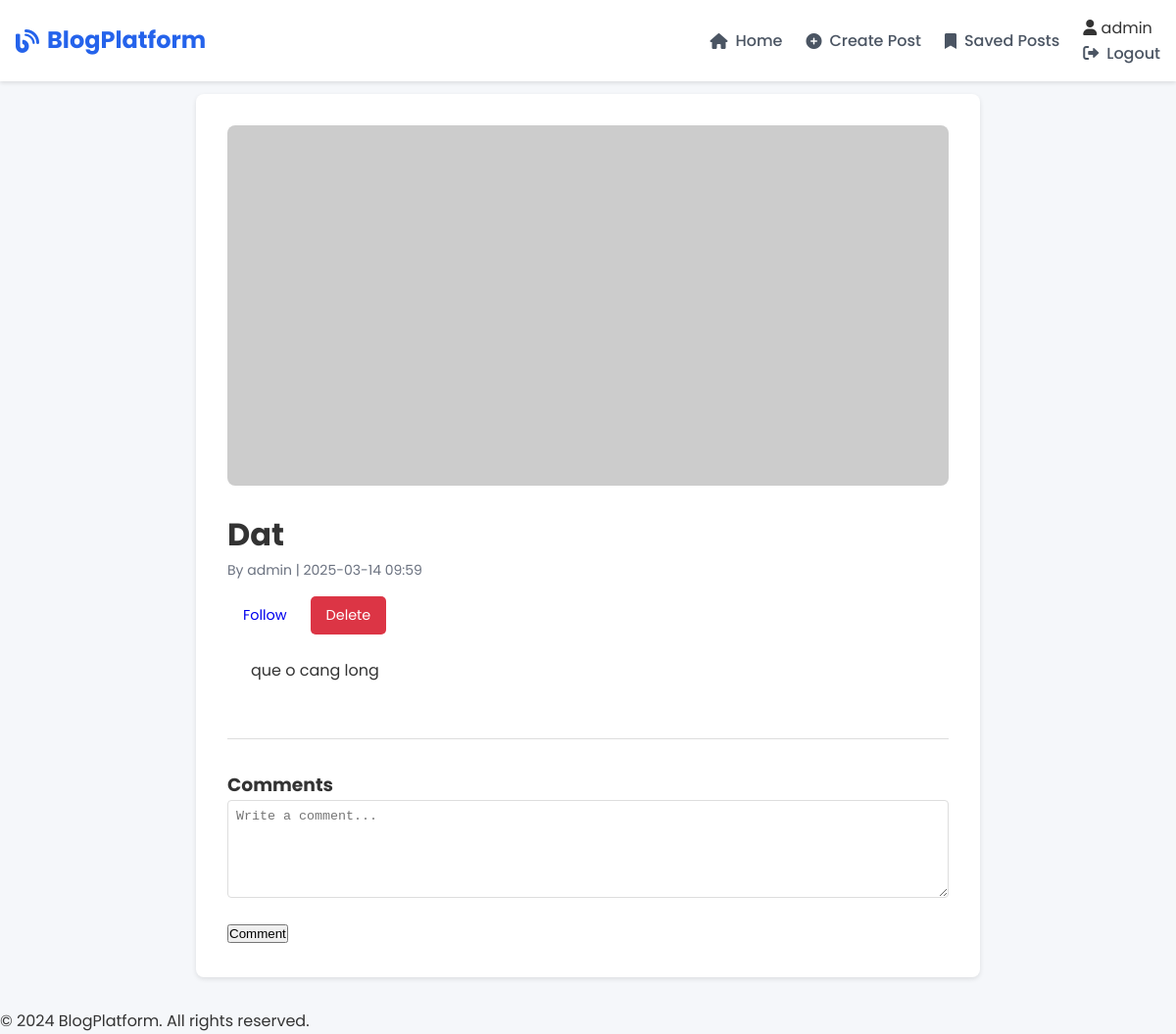
The page /post/4 (signed in) on the database as committed earlier.
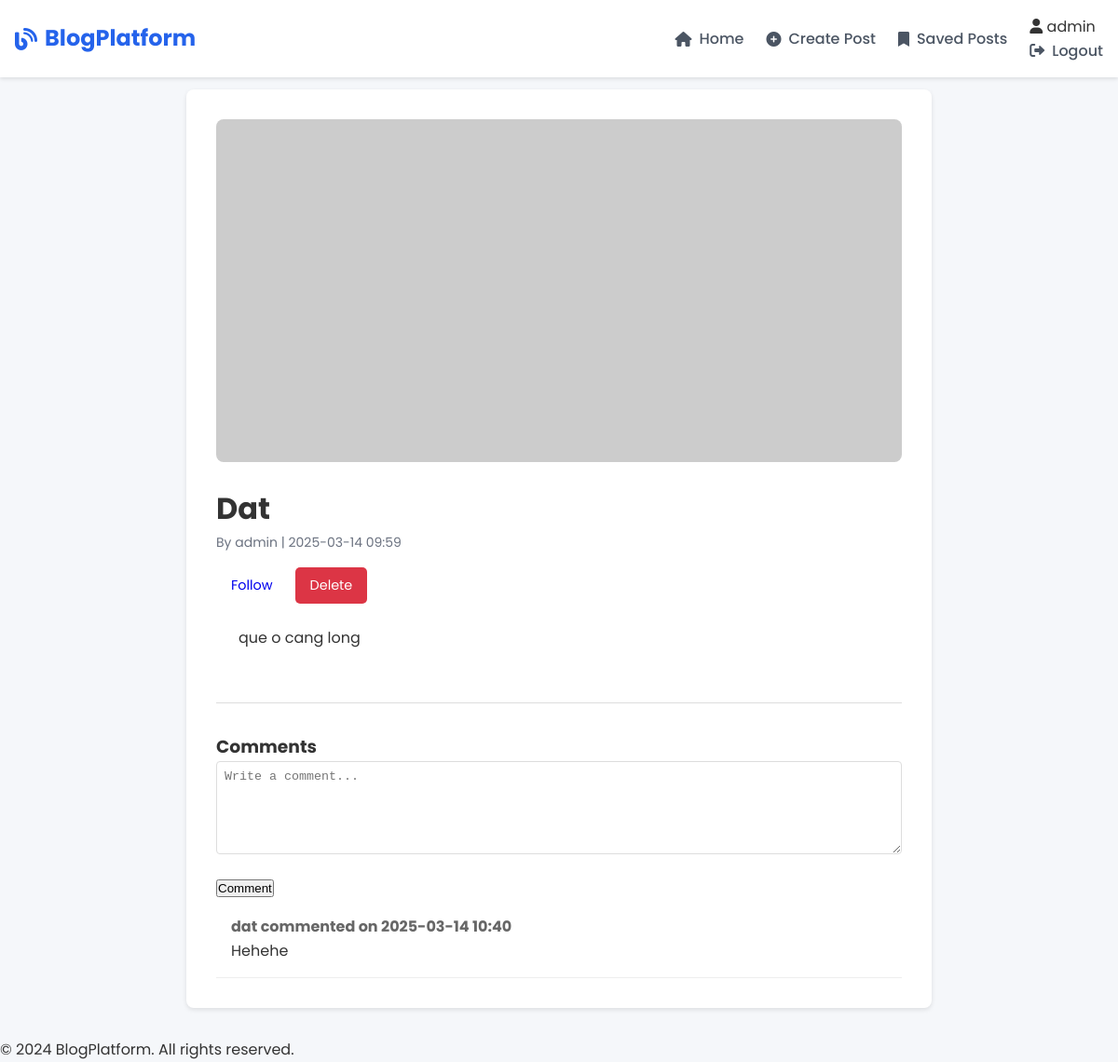
The same page on the database as committed later.
### tables this page shows
CREATE TABLE comments (
    id INTEGER PRIMARY KEY AUTOINCREMENT,
    content TEXT NOT NULL,
    created_at TIMESTAMP DEFAULT CURRENT_TIMESTAMP,
    post_id INTEGER NOT NULL,
    user_id INTEGER NOT NULL,
    FOREIGN KEY (post_id) REFERENCES posts (id),
    FOREIGN KEY (user_id) REFERENCES users (id)
);

CREATE TABLE users (
    id INTEGER PRIMARY KEY AUTOINCREMENT,
    username TEXT UNIQUE NOT NULL,
    password TEXT NOT NULL,
    is_actor INTEGER DEFAULT 0  -- 0: normal user, 1: actor
);

### app.py (the view)
@app.route('/post/<int:post_id>', methods=['GET', 'POST'])
@login_required
def post_detail(post_id):
    db = get_db()
    post = db.execute('''
        SELECT p.*, u.username,
        (SELECT COUNT(*) FROM follows WHERE post_id = p.id) as follow_count
        FROM posts p
        JOIN users u ON p.author_id = u.id
        WHERE p.id = ?
    ''', (post_id,)).fetchone()
    comments = db.execute('''
        SELECT c.*, u.username
        FROM comments c
        JOIN users u ON c.user_id = u.id
        WHERE c.post_id = ?
        ORDER BY c.created_at DESC
    ''', (post_id,)).fetchall()
    is_following = False
    if g.user:
        follow = db.execute('''
            SELECT * FROM follows
            WHERE user_id = ? AND post_id = ?
        ''', (g.user['id'], post_id)).fetchone()
        is_following = follow is not None
    if request.method == 'POST' and g.user:
        content = request.form['content']
        db.execute('INSERT INTO comments (content, post_id, user_id) VALUES (?, ?, ?)',
                  (content, post_id, g.user['id']))
        db.commit()
        return redirect(url_for('post_detail', post_id=post_id))
    return render_template('post_detail.html',
                         post=post,
                         comments=comments,
                         is_following=is_following)

### app.py (called while the page is built)
def login_required(f):
    @wraps(f)
    def decorated_function(*args, **kwargs):
        if g.user is None:
            flash('Vui lòng đăng nhập để tiếp tục', 'error')
            return redirect(url_for('login'))
        return f(*args, **kwargs)
    return decorated_function

def get_db():
    if 'db' not in g:
        g.db = sqlite3.connect(app.config['DATABASE'])
        g.db.row_factory = sqlite3.Row
    return g.db

@app.before_request
def load_logged_in_user():
    user_id = session.get('user_id')
    if user_id is None:
        g.user = None
    else:
        g.user = get_db().execute(
            'SELECT * FROM users WHERE id = ?', (user_id,)
        ).fetchone()

@app.context_processor
def utility_processor():
    return dict(g=g)

@app.template_filter('format_datetime')
def format_datetime(value):
    if isinstance(value, str):
        try:
            value = datetime.strptime(value, '%Y-%m-%d %H:%M:%S')
        except ValueError:
            return value
    return value.strftime('%Y-%m-%d %H:%M')

### templates/post_detail.html
{% extends 'base.html' %}
{% block content %}
<div class="post-detail">
    <img src="{{ post.image_url }}" alt="Post image">
    <h1>{{ post.title }}</h1>
    <p class="post-meta">
        By {{ post.username }} |
        {{ post.created_at|format_datetime }}
    </p>
    <div class="post-actions">
        {% if g.user %}
            <a href="{{ url_for('follow_post', post_id=post.id) }}" class="button">
                {% if is_following %}Unfollow{% else %}Follow{% endif %}
            </a>
        {% endif %}
        {% if session.is_actor and session.user_id == post.author_id %}
            <a href="{{ url_for('delete_post', post_id=post.id) }}" class="button delete">Delete</a>
        {% endif %}
    </div>
    <div class="post-content">
        {{ post.content }}
    </div>
    <div class="comments-section">
        <h3>Comments</h3>
        {% if g.user %}
            <form method="post" class="comment-form">
                <textarea name="content" required placeholder="Write a comment..."></textarea>
                <button type="submit">Comment</button>
            </form>
        {% else %}
            <p>Please <a href="{{ url_for('login') }}">login</a> to comment.</p>
        {% endif %}
        <div class="comments-list">
            {% for comment in comments %}
                <div class="comment">
                    <p class="comment-meta">
                        {{ comment.username }} commented on {{ comment.created_at|format_datetime }}
                    </p>
                    <p>{{ comment.content }}</p>
                </div>
            {% endfor %}
        </div>
    </div>
</div>
{% endblock %}

Rows that differ between the two databases and show on the page:
added comments: username "dat", created_at "2025-03-14 10:40", content "Hehehe"
